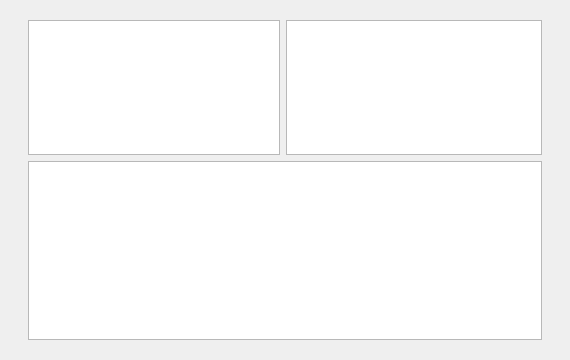
<?xml version="1.0" encoding="UTF-8"?>
<ui version="4.0">
 <class>qtvUITabContext</class>
 <widget class="QWidget" name="qtvUITabContext">
  <property name="geometry">
   <rect>
    <x>0</x>
    <y>0</y>
    <width>570</width>
    <height>360</height>
   </rect>
  </property>
  <property name="font">
   <font>
    <family>Times New Roman</family>
    <pointsize>14</pointsize>
   </font>
  </property>
  <property name="windowTitle">
   <string>Form</string>
  </property>
  <layout class="QHBoxLayout" name="horizontalLayout_2" stretch="1,30,1">
   <item>
    <spacer name="space_0">
     <property name="orientation">
      <enum>Qt::Horizontal</enum>
     </property>
     <property name="sizeHint" stdset="0">
      <size>
       <width>40</width>
       <height>20</height>
      </size>
     </property>
    </spacer>
   </item>
   <item>
    <layout class="QVBoxLayout" name="layout_0" stretch="1,15,20,1">
     <item>
      <spacer name="space_2">
       <property name="orientation">
        <enum>Qt::Vertical</enum>
       </property>
       <property name="sizeHint" stdset="0">
        <size>
         <width>20</width>
         <height>40</height>
        </size>
       </property>
      </spacer>
     </item>
     <item>
      <layout class="QHBoxLayout" name="layout_1" stretch="1,0">
       <item>
        <widget class="qtvUITreeContext" name="tr_channel">
         <property name="font">
          <font>
           <family>Times New Roman</family>
           <pointsize>14</pointsize>
          </font>
         </property>
        </widget>
       </item>
       <item>
        <widget class="QListWidget" name="li_stream">
         <property name="font">
          <font>
           <family>Times New Roman</family>
           <pointsize>14</pointsize>
          </font>
         </property>
        </widget>
       </item>
      </layout>
     </item>
     <item>
      <widget class="qtvUITableBase" name="table_props">
       <property name="font">
        <font>
         <family>Times New Roman</family>
         <pointsize>14</pointsize>
        </font>
       </property>
      </widget>
     </item>
     <item>
      <spacer name="space_3">
       <property name="orientation">
        <enum>Qt::Vertical</enum>
       </property>
       <property name="sizeHint" stdset="0">
        <size>
         <width>20</width>
         <height>40</height>
        </size>
       </property>
      </spacer>
     </item>
    </layout>
   </item>
   <item>
    <spacer name="space_1">
     <property name="orientation">
      <enum>Qt::Horizontal</enum>
     </property>
     <property name="sizeHint" stdset="0">
      <size>
       <width>40</width>
       <height>20</height>
      </size>
     </property>
    </spacer>
   </item>
  </layout>
 </widget>
 <customwidgets>
  <customwidget>
   <class>qtvUITableBase</class>
   <extends>QTableWidget</extends>
   <header>ui/base/qtv_ui_table.h</header>
  </customwidget>
  <customwidget>
   <class>qtvUITreeContext</class>
   <extends>QTreeView</extends>
   <header>ui/base/qtv_ui_tree.h</header>
  </customwidget>
 </customwidgets>
 <resources/>
 <connections/>
</ui>
